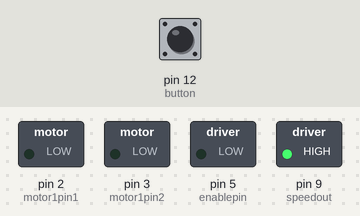
A sketch run on a simulated Arduino Uno, built with avr-gcc and run on an emulated ATmega328P. Shown: switched loads named in the sketch (green lamp = pin HIGH). Inputs (shaded band) come from the test bench; at power-on: pin 12 (button) LOW.

Above: at 1.2 s.
1.3 s: pin 12 (button) pulled HIGH for 0.15 s
At 2.7 s:
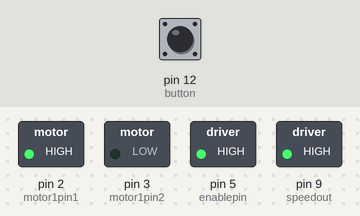
At 10.0 s:
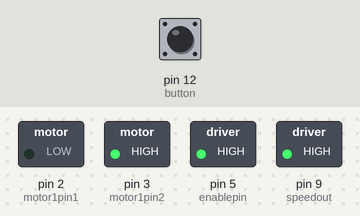
Timing chart, 0 to 15.9 s (numbered marks = the images above; inputs shaded):
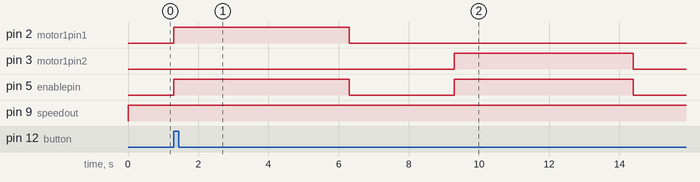

The sketch:

motorel298n.ino
```cpp
//controllo motore
int motor1pin1 = 2;
int motor1pin2 = 3;
int enablepin = 5;
int speedout = 9;

int button = 12;

void setup() {
  //parte del motore
  pinMode(motor1pin1, OUTPUT);
  pinMode(motor1pin2, OUTPUT);
  pinMode(enablepin, OUTPUT);
  pinMode(speedout, OUTPUT);

  digitalWrite(enablepin, HIGH);
  digitalWrite(motor1pin1, HIGH);
  digitalWrite(motor1pin2, LOW);


  //parte del bottone
  pinMode(button, INPUT);
  digitalWrite(button, LOW);

}

void loop() {

  // faccio in modo tale che se schiaccio il bottone faccio girare pausa e rigirare
  analogWrite(speedout, 255);

  int lettura = digitalRead(button);
  if(lettura == HIGH){
    //giro da una parte
    digitalWrite(enablepin,HIGH);
    digitalWrite(motor1pin1, HIGH);
    digitalWrite(motor1pin2, LOW);
    delay(5000);

    //spengo
    digitalWrite(enablepin,LOW);
    digitalWrite(motor1pin1, LOW);
    digitalWrite(motor1pin2, LOW);
    delay(3000);

    //giro dall'altra parte
    digitalWrite(enablepin,HIGH);
    digitalWrite(motor1pin1, LOW);
    digitalWrite(motor1pin2, HIGH);
    delay(5000);
  }
  else{
    digitalWrite(enablepin,LOW);
    digitalWrite(motor1pin1, LOW);
    digitalWrite(motor1pin2, LOW);
  }

  delay(100);

  /*
  analogWrite(speedout, 255);

  //giro da una parte
  digitalWrite(enablepin,HIGH);
  digitalWrite(motor1pin1, HIGH);
  digitalWrite(motor1pin2, LOW);
  delay(3000);

  //spengo
  digitalWrite(enablepin,LOW);
  digitalWrite(motor1pin1, LOW);
  digitalWrite(motor1pin2, LOW);
  delay(10000);

  //giro dall'altra parte
  digitalWrite(enablepin,HIGH);
  digitalWrite(motor1pin1, LOW);
  digitalWrite(motor1pin2, HIGH);
  delay(3000);
  */

}
```

Measured:
- after the input at 1.3 s, pin 2 (motor1pin1): LOW → HIGH at once, → LOW 5.0 s later; pin 3 (motor1pin2): LOW → HIGH after 8.0 s, → LOW 5.1 s later; pin 5 (enablepin): alternates HIGH for 5.1 s and LOW for 3.0 s, starting at once
